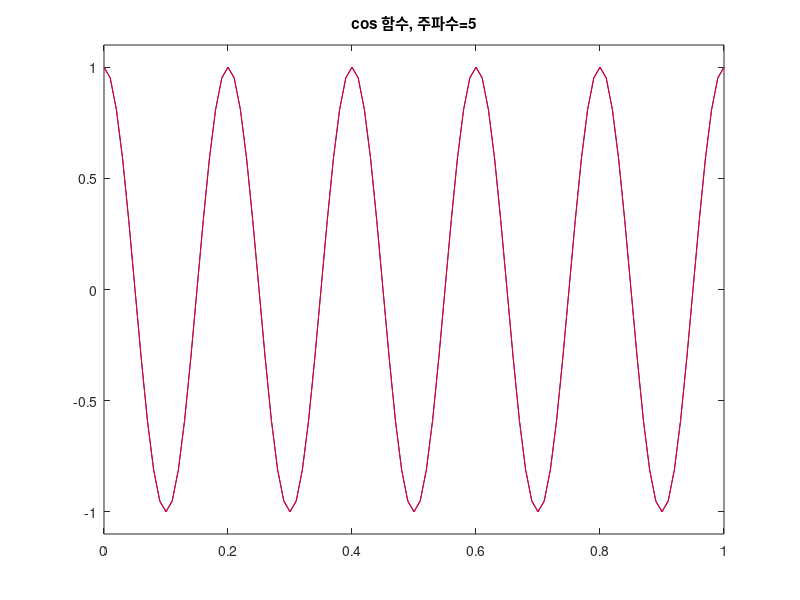
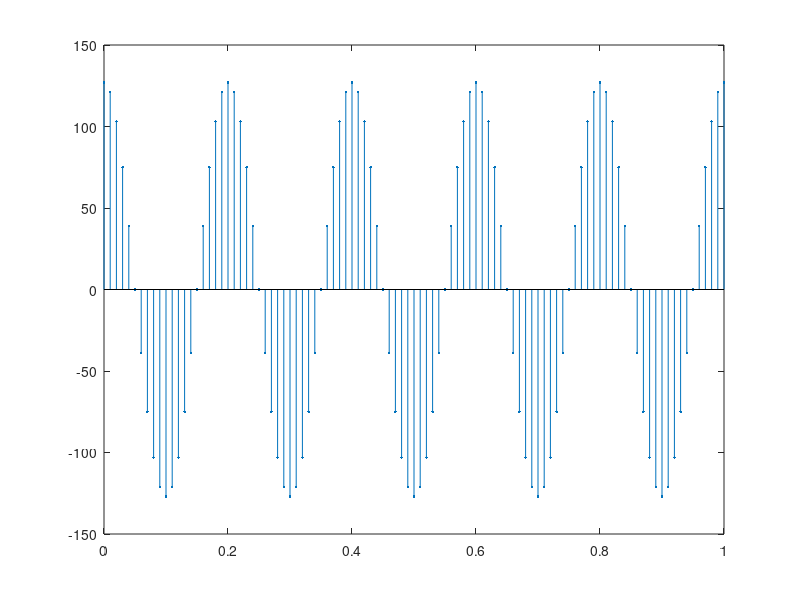
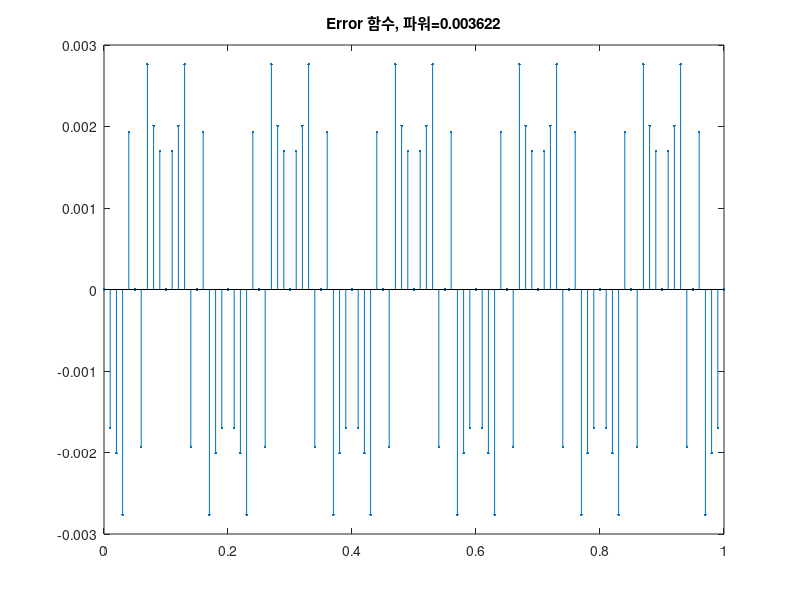

The MATLAB script that drew these images, in order:
% Lab01 Analog-to-digital converting\

% sampling
fs = 100; % 샘플링 주파수 (최대 주팟구의 100배, 부드러운 형태로 그래프가 그려짐, 샘플링 주파수가 높을수록 표현되는 주파수의 폭이 커짐)
fi = 5; % 아날로그 신호의 최대 주파수 설정.(2Hz) //// fi의 값이 fs의 1/2보다 더 작아야함.
delta = 1/fs; % 샘플링 주기(간격).

x = 0:delta:1; % x 영역의 범위(101개의 값이 만들어짐(x=벡터값))
fx = cos(2*pi*fi*x); % 2 x 3.14(matlab에 저장되어있는수) x 최대주파수 x x(벡터) /// 최소 : -1, 최대 = +1 
%cos값을 fx에 저장할때 양자화가 되고 정수값이 아닌 8byte로 구성되어있는 double값인 실수를 저장하는 값으로 저장,
%소숫점15자리까지는 보장.(--> 거의 원본)
figure(1); % 그래프 그리는 함수
plot(x, fx, 'b.-'); % b-: 그래프 옵션(파란색 실선), blue(color), r: red, k: black .- :점 실선, .: 점들의 위치//// 그래프 함수 그리는 함수
axis([0, 1, -1.1, 1.1]); % 범위 지정 함수 (0<x<1, -1.1<y<1.1)
title('cos 함수'); % 제목 부여 함수

% Quantization // 실수 값들을 정수로 변환하는 작업
qbit = 8; % 양자화 비트수(적어질수록 거칠게 표현됌,계단파 형태의 모양, 높을수록 원본에 근접해짐.) 8bit의 양자화
maxval = 2^(qbit-1)-1; % ex) 6bit --> -31 ~ +31 // qbit -> 음수부터 양수까지
fxq = round(maxval*fx); % round(정수로 만들어주는 함수), maxval*fx 최댓값 지정 

figure(2);
stem(x, fxq, '.'); %막대기를 그려주는 함수

% Inverse quantization (양자화 복원)
fxr = fxq/maxval; % 정수를 최대값으로 나눠줌
fxe = fx - fxr; % 원래의 값 - 복원된 값(오류 함수값), 오류 판단 여부
errpow = mean(fxe.^2); % 오류 에너지의 power 계산 // mean--> 평균 계산 함수 fxe^2: (벡터x벡터)라 문제가 있을 수 있음. fxe.^2을 해줘야함. 
% error power는 qbit에 따라서 변동될 수 있음.

figure(1); % 복원된 값이랑 비교
plot(x, fx, 'b-', x, fxr, 'r-'); %fx-> fiqure 1
axis([0, 1, -1.1, 1.1]);
title(['cos 함수, 주파수=',num2str(fi)]); % num2str-> fi라는 함수에 텍스트가 나오게 해주는 함수

figure(3);
stem(x, fxe, '.');
title(['Error 함수, 파워=',num2str(errpow*1000)]); %mm단위.





% help plot --> plot에 대한 함수를 알고싶다면 사용(명령창에)
% help round --> round """" ~ (이것도 명령창에)
% doc ceil --> 바로 설명창으로 넘어감
% fs, fi등을 변경해가면서 각 샘플링된 값들의 옵션을 찾아볼 수 있겠음./ ADC를 이해하고 옵션을 바꿔가면서 어떤 특성을 가지고 있는지 이해해야함.
% ex) fs, fi가 얼마나 바뀌어야 cos파의 형태로 나올까 --> 샘플 갯수가 최소한 10배는 되어야 cos형태가 나옴.
% digital data를 다루는 첫번째 : ADC

